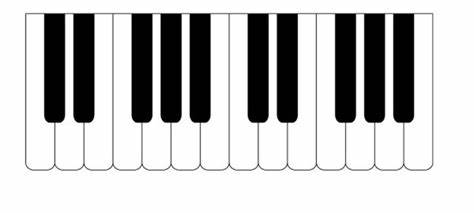
%> input picture docs/信号与系统（new）/研究性小课题/2215404064 王旭  研究性报告1/钢琴.jpg, 474 x 213 px
$ octave draw_image_signal.m   (GNU Octave 9; MATLAB toolbox functions it lacks are replaced by stand-ins)
%> lines starting %> are read from the running program, lines starting %| are printed output that depends on the picture
I = imread('钢琴.jpg');
%> I is the input picture: size 213x474x3 uint8; min 0, max 255, mean 193.5
Ir = I(:,:,1);  % r g b  三个分量中，这里选r分量

[H,W] = size(Ir); %图像高度和宽度
%> H = 213; W = 474

% start = 1;
% ending = W;

start = 1;   % 因信号较长，也可取其中一段画图
ending = 213;

row  = 100; %取第100行

f = Ir(row,start:ending);
%> f = 213 values, max 255 at index 28, min 0 at index 46, mean 127.5
x = start:ending;
figure(1), imshow(Ir)
hold on, plot(start:ending,row*ones(1,ending-start+1),'r');  %在图上画出一维信号所在位置
%> after `plot(start:ending,row*ones(1,ending-start+1),'r')`:
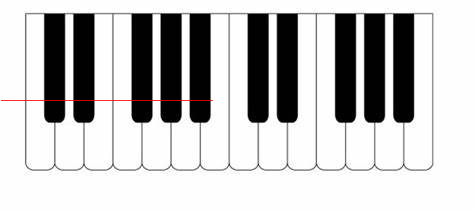
%> figure redrawn from the program's plot data
figure(2), plot(x,f)
%> after `plot(x,f)`:
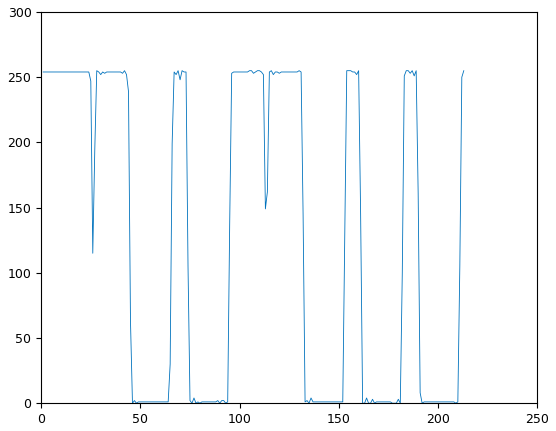
%> figure redrawn from the program's plot data; curve peaks at x = 28, y = 255
